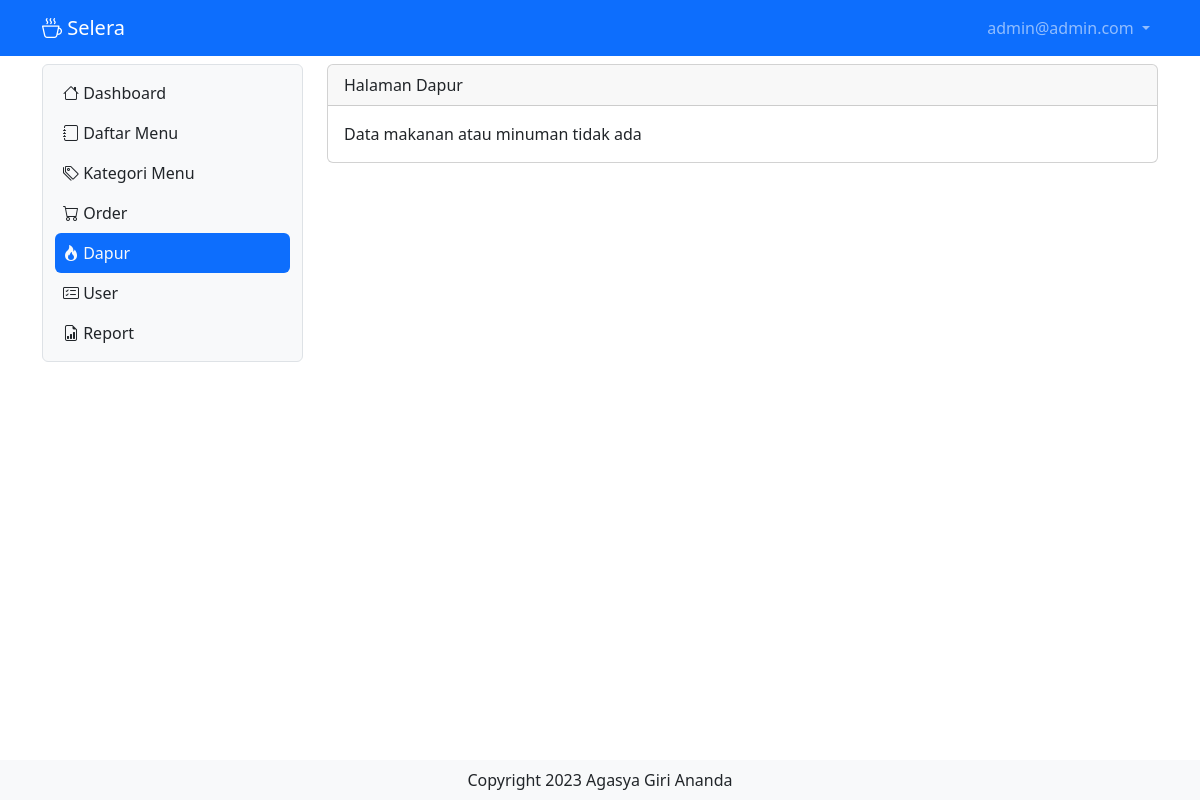
The app's page /dapur (signed in), older data.
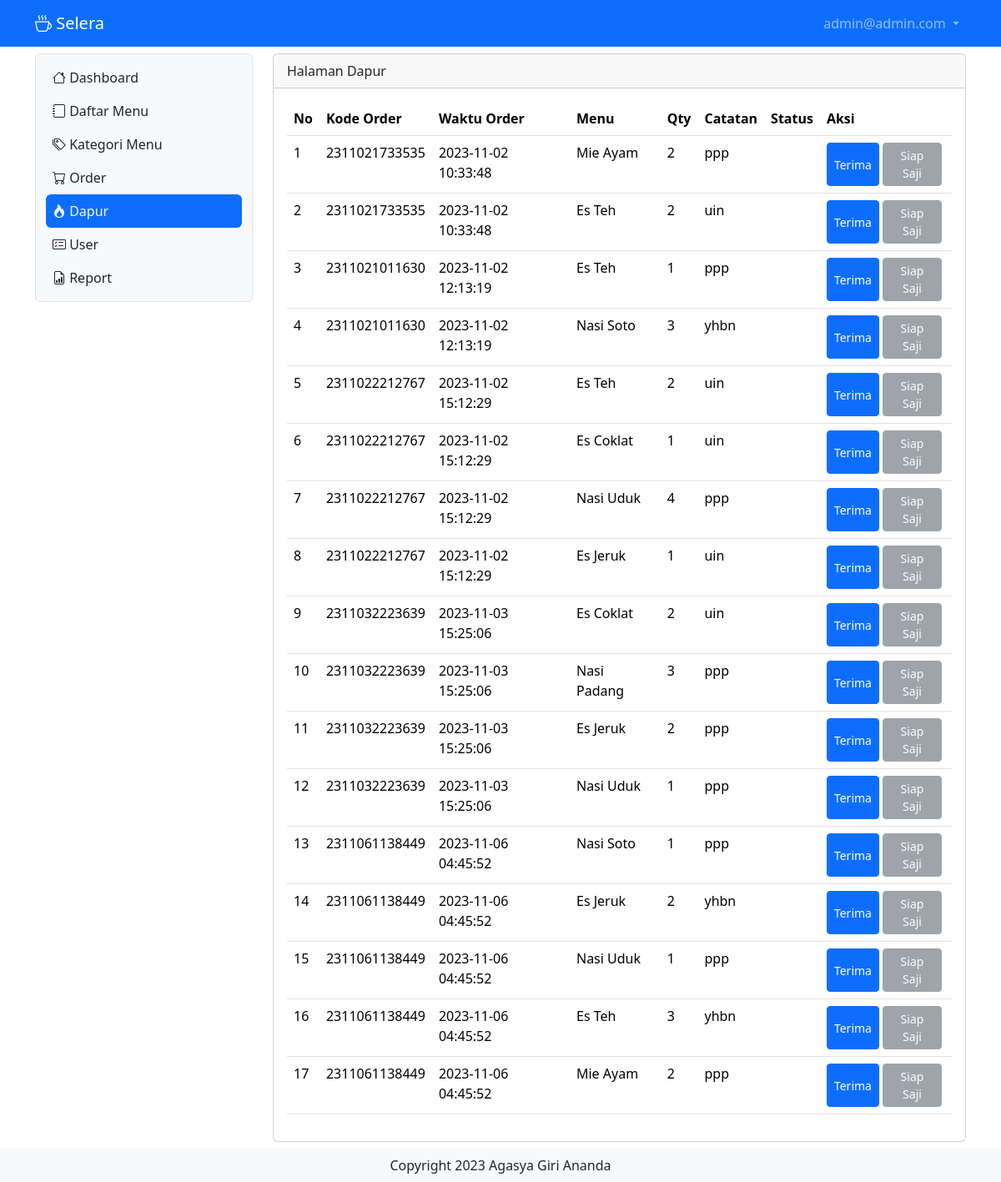
The same page, newer data.
### tables this page shows
CREATE TABLE `tb_list_order` (
  `id_list_order` int(11) NOT NULL,
  `menu` int(11) NOT NULL,
  `kode_order` bigint(20) NOT NULL,
  `jumlah` int(11) NOT NULL,
  `catatan` varchar(255) NOT NULL,
  `status` int(11) NOT NULL
);

CREATE TABLE `tb_order` (
  `id_order` bigint(20) NOT NULL,
  `pelanggan` varchar(255) NOT NULL,
  `meja` int(11) NOT NULL,
  `pelayan` int(11) NOT NULL,
  `waktu_order` timestamp NOT NULL DEFAULT current_timestamp() ON UPDATE current_timestamp()
);

CREATE TABLE `tb_daftar_menu` (
  `id` int(11) NOT NULL,
  `foto` varchar(255) NOT NULL,
  `nama_menu` varchar(255) NOT NULL,
  `keterangan` varchar(255) NOT NULL,
  `kategori` int(50) NOT NULL,
  `harga` varchar(100) NOT NULL,
  `stok` varchar(50) NOT NULL
);

### dapur.php (the view, shortened to what this page needs)
<?php
include "proses/connect.php";
$query = mysqli_query($conn, "SELECT * FROM tb_list_order
        LEFT JOIN tb_order ON tb_order.id_order = tb_list_order.kode_order
        LEFT JOIN tb_daftar_menu ON tb_daftar_menu.id = tb_list_order.menu
        LEFT JOIN tb_bayar ON tb_bayar.id_bayar = tb_order.id_order
        ORDER BY waktu_order ASC
        ");
while ($record = mysqli_fetch_array($query)) {
    $result[] = $record;
}
?>
<div class="col-lg-9 mt-2">
    <div class="card">
        <div class="card-header">
            Halaman Dapur
        </div>
        <div class="card-body">
            <?php
            if (empty($result)) {
                echo "Data makanan atau minuman tidak ada";
            } else {
                    ?>
                <div class="table-responsive">
                    <table class="table table-hover">
                        <thead>
                            <tr class="text-nowrap">
                                <th scope="col">No</th>
                                <th scope="col">Kode Order</th>
                                <th scope="col">Waktu Order</th>
                                <th scope="col">Menu</th>
                                <th scope="col">Qty</th>
                                <th scope="col">Catatan</th>
                                <th scope="col">Status</th>
                                <th scope="col">Aksi</th>
                            </tr>
                        </thead>
                        <tbody>
                            <?php
                            $no = 1;
                            foreach ($result as $row) {
                                if ($row['status'] != 2) {
                                    ?>
                                    <tr>
                                        <td>
                                            <?php echo $no++ ?>
                                        </td>
                                        <td>
                                            <?php echo $row['kode_order'] ?>
                                        </td>
                                        <td>
                                            <?php echo $row['waktu_order'] ?>
                                        </td>
                                        <td>
                                            <?php echo $row['nama_menu'] ?>
                                        </td>
                                        <td>
                                            <?php echo $row['jumlah'] ?>
                                        </td>
                                        <td>
                                            <?php echo $row['catatan'] ?>
                                        </td>
                                        <td>
                                        </td>
                                        <td>
                                            <div class="d-flex">
                                                <button
                                                    class="<?php echo (!empty($row['status'])) ? "btn btn-secondary btn-sm me-1 disabled" : "btn btn-primary btn-sm me-1"; ?>"
                                                    data-bs-toggle="modal"
                                                    data-bs-target="#terima<?php echo $row['id_list_order'] ?>">Terima</i></button>
                                                <button
                                                    class="<?php echo (empty($row['status']) || $row['status'] != 1) ? "btn btn-secondary btn-sm me-1 disabled" : "btn btn-success btn-sm me-1 text-nowrap"; ?>"
                                                    data-bs-toggle="modal"
                                                    data-bs-target="#siapsaji<?php echo $row['id_list_order'] ?>">Siap Saji</button>
                                            </div>
                                        </td>
                                    </tr>
                                    <?php
                                }
                            }
                            ?>
                        </tbody>
                    </table>
                </div>
                <?php
            }
            ?>
        </div>
    </div>
</div>

Row changes from the older to the newer data that the page shows:
added tb_list_order: kode_order "2311021733535", kode_order.waktu_order "2023-11-02 10:33:48", menu.nama_menu "Mie Ayam", jumlah "2", catatan "ppp"
added tb_list_order: kode_order "2311021733535", kode_order.waktu_order "2023-11-02 10:33:48", menu.nama_menu "Es Teh", jumlah "2", catatan "uin"
added tb_list_order: kode_order "2311021011630", kode_order.waktu_order "2023-11-02 12:13:19", menu.nama_menu "Es Teh", jumlah "1", catatan "ppp"
added tb_list_order: kode_order "2311021011630", kode_order.waktu_order "2023-11-02 12:13:19", menu.nama_menu "Nasi Soto", jumlah "3", catatan "yhbn"
added tb_list_order: kode_order "2311022212767", kode_order.waktu_order "2023-11-02 15:12:29", menu.nama_menu "Es Teh", jumlah "2", catatan "uin"
added tb_list_order: kode_order "2311022212767", kode_order.waktu_order "2023-11-02 15:12:29", menu.nama_menu "Es Coklat", jumlah "1", catatan "uin"
added tb_list_order: kode_order "2311022212767", kode_order.waktu_order "2023-11-02 15:12:29", menu.nama_menu "Nasi Uduk", jumlah "4", catatan "ppp"
added tb_list_order: kode_order "2311022212767", kode_order.waktu_order "2023-11-02 15:12:29", menu.nama_menu "Es Jeruk", jumlah "1", catatan "uin"
added tb_list_order: kode_order "2311032223639", kode_order.waktu_order "2023-11-03 15:25:06", menu.nama_menu "Es Coklat", jumlah "2", catatan "uin"
added tb_list_order: kode_order "2311032223639", kode_order.waktu_order "2023-11-03 15:25:06", menu.nama_menu "Nasi Padang", jumlah "3", catatan "ppp"
added tb_list_order: kode_order "2311032223639", kode_order.waktu_order "2023-11-03 15:25:06", menu.nama_menu "Es Jeruk", jumlah "2", catatan "ppp"
added tb_list_order: kode_order "2311032223639", kode_order.waktu_order "2023-11-03 15:25:06", menu.nama_menu "Nasi Uduk", jumlah "1", catatan "ppp"
added tb_list_order: kode_order "2311061138449", kode_order.waktu_order "2023-11-06 04:45:52", menu.nama_menu "Nasi Soto", jumlah "1", catatan "ppp"
added tb_list_order: kode_order "2311061138449", kode_order.waktu_order "2023-11-06 04:45:52", menu.nama_menu "Es Jeruk", jumlah "2", catatan "yhbn"
added tb_list_order: kode_order "2311061138449", kode_order.waktu_order "2023-11-06 04:45:52", menu.nama_menu "Nasi Uduk", jumlah "1", catatan "ppp"
added tb_list_order: kode_order "2311061138449", kode_order.waktu_order "2023-11-06 04:45:52", menu.nama_menu "Es Teh", jumlah "3", catatan "yhbn"
added tb_list_order: kode_order "2311061138449", kode_order.waktu_order "2023-11-06 04:45:52", menu.nama_menu "Mie Ayam", jumlah "2", catatan "ppp"
Text that changed along with them:
text no longer shown: "Data makanan atau minuman tidak ada"
text now shown: "No Kode Order Waktu Order Menu Qty Catatan Status Aksi"
